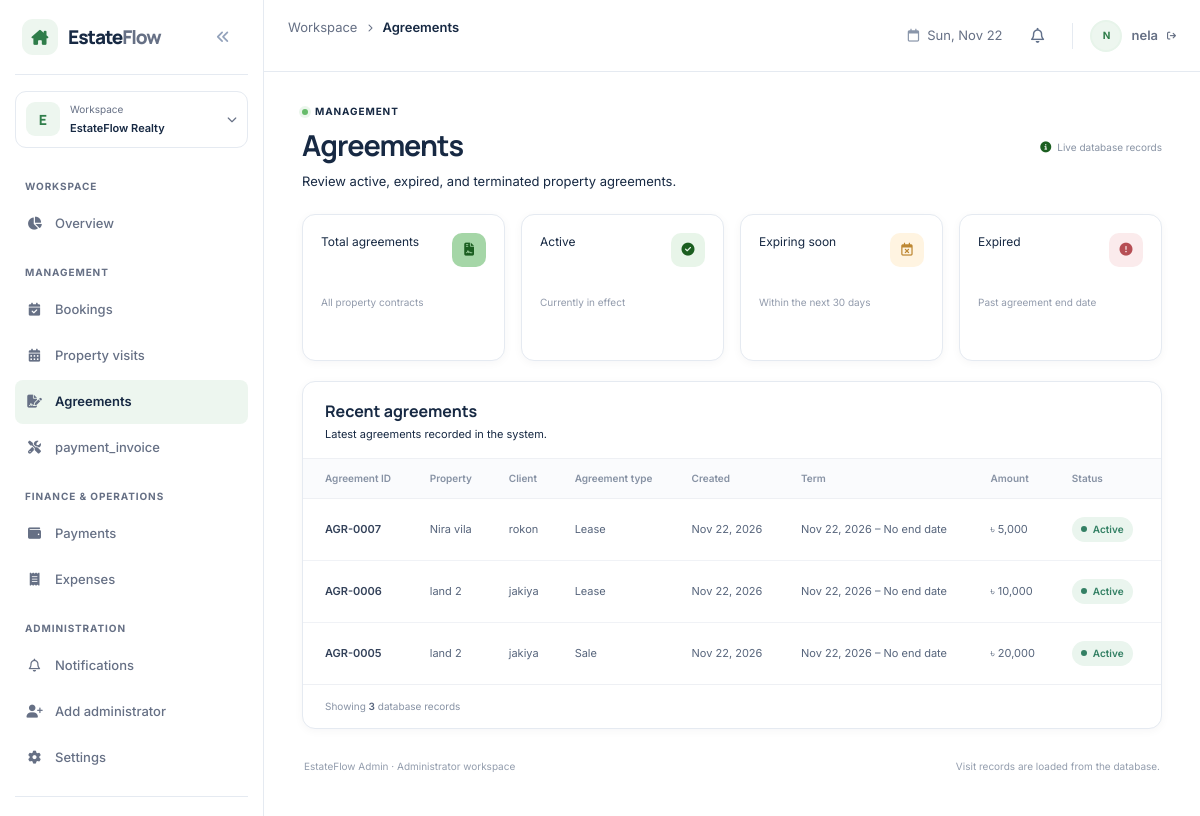
/backend/admin/agreements.php (signed in), run on the app's committed database.
### tables this page shows
CREATE TABLE `agreements` (
  `agreement_id` bigint UNSIGNED NOT NULL,
  `booking_id` bigint UNSIGNED NOT NULL,
  `property_id` bigint UNSIGNED NOT NULL,
  `customer_id` bigint UNSIGNED NOT NULL,
  `agreement_type` enum('rent','sale') NOT NULL,
  `start_date` date NOT NULL,
  `end_date` date DEFAULT NULL,
  `amount` decimal(12,2) NOT NULL,
  `document_path` varchar(255) DEFAULT NULL,
  `status` enum('active','expired','terminated') NOT NULL DEFAULT 'active',
  `created_at` datetime NOT NULL DEFAULT CURRENT_TIMESTAMP
);

CREATE TABLE `properties` (
  `property_id` bigint UNSIGNED NOT NULL,
  `owner_id` bigint UNSIGNED NOT NULL,
  `title` varchar(100) NOT NULL,
  `property_type` enum('flat','land','commercial') NOT NULL,
  `address` varchar(255) NOT NULL,
  `area_sqft` decimal(10,2) DEFAULT NULL,
  `price` decimal(12,2) DEFAULT NULL,
  `monthly_rent` decimal(12,2) DEFAULT NULL,
  `flat_details` varchar(100) NOT NULL,
  `status` enum('available','sold','rented') NOT NULL DEFAULT 'available',
  `description` text,
  `created_at` datetime NOT NULL DEFAULT CURRENT_TIMESTAMP,
  `imagas` varchar(100) NOT NULL
);

CREATE TABLE `users` (
  `user_id` bigint UNSIGNED NOT NULL,
  `name` varchar(100) NOT NULL,
  `email` varchar(100) NOT NULL,
  `password_hash` varchar(255) NOT NULL,
  `phone` varchar(20) DEFAULT NULL,
  `status` enum('active','inactive') NOT NULL DEFAULT 'active',
  `created_at` datetime NOT NULL DEFAULT CURRENT_TIMESTAMP,
  `role` enum('admin','customer','agent','owner') NOT NULL
);

### backend/admin/agreements.php (called while the page is built)
<?php
include_once __DIR__ . '/dbconfig.php';
function agreementTaka($amount) {
  return '৳ ' . number_format((float)$amount);
}
$totalAgreements = $activeAgreements = $expiredAgreements = $expiringAgreements = 0;
$statsResult = $conn->query("SELECT COUNT(*) AS total,
                                    COALESCE(SUM(status = 'active'), 0) AS active_count,
                                    COALESCE(SUM(status = 'expired'), 0) AS expired_count,
                                    COALESCE(SUM(status = 'active' AND end_date IS NOT NULL
                                      AND end_date BETWEEN CURDATE() AND DATE_ADD(CURDATE(), INTERVAL 30 DAY)), 0) AS expiring_count
                             FROM agreements");
if ($statsResult && ($stats = $statsResult->fetch_assoc())) {
  $totalAgreements = (int)$stats['total'];
  $activeAgreements = (int)$stats['active_count'];
  $expiredAgreements = (int)$stats['expired_count'];
  $expiringAgreements = (int)$stats['expiring_count'];
}
$rows = [];
$agreementsResult = $conn->query("SELECT a.agreement_id, a.property_id, a.customer_id, a.agreement_type, a.start_date,
                                         a.end_date, a.amount, a.status, a.created_at,
                                         p.title AS property_title, u.name AS customer_name
                                  FROM agreements a
                                  LEFT JOIN properties p ON p.property_id = a.property_id
                                  LEFT JOIN customers c ON c.customer_id = a.customer_id
                                  LEFT JOIN users u ON u.user_id = c.user_id
                                  ORDER BY a.created_at DESC, a.agreement_id DESC
                                  LIMIT 50");
while ($agreement = $agreementsResult->fetch_assoc()) {
  $rows[] = [
    'id' => 'AGR-' . str_pad($agreement['agreement_id'], 4, '0', STR_PAD_LEFT),
    'property' => $agreement['property_title'] ?: 'Property #' . (int)$agreement['property_id'],
    'client' => $agreement['customer_name'] ?: 'Customer #' . (int)$agreement['customer_id'],
    'type' => $agreement['agreement_type'] === 'rent' ? 'Lease' : ucfirst($agreement['agreement_type']),
    'date' => date('M d, Y', strtotime($agreement['created_at'])),
    'term' => date('M d, Y', strtotime($agreement['start_date'])) . ' – ' .
      ($agreement['end_date'] ? date('M d, Y', strtotime($agreement['end_date'])) : 'No end date'),
    'amount' => agreementTaka($agreement['amount']),
    'status' => ucfirst($agreement['status']),
  ];
}
$managementPage = [
  'title' => 'Agreements',
  'category' => 'Management',
  'description' => 'Review active, expired, and terminated property agreements.',
  'stats' => [
    ['label' => 'Total agreements', 'value' => (string)$totalAgreements, 'note' => 'All property contracts', 'icon' => 'fa-solid fa-file-contract', 'color' => 'stat-blue'],
    ['label' => 'Active', 'value' => (string)$activeAgreements, 'note' => 'Currently in effect', 'icon' => 'fa-solid fa-circle-check', 'color' => 'stat-green'],
    ['label' => 'Expiring soon', 'value' => (string)$expiringAgreements, 'note' => 'Within the next 30 days', 'icon' => 'fa-regular fa-calendar-xmark', 'color' => 'stat-amber'],
    ['label' => 'Expired', 'value' => (string)$expiredAgreements, 'note' => 'Past agreement end date', 'icon' => 'fa-solid fa-circle-exclamation', 'color' => 'stat-red'],
  ],
  'listTitle' => 'Recent agreements',
  'listDescription' => 'Latest agreements recorded in the system.',
  'columns' => [
    ['label' => 'Agreement ID', 'key' => 'id'],
    ['label' => 'Property', 'key' => 'property'],
    ['label' => 'Client', 'key' => 'client'],
    ['label' => 'Agreement type', 'key' => 'type'],
    ['label' => 'Created', 'key' => 'date'],
    ['label' => 'Term', 'key' => 'term'],
    ['label' => 'Amount', 'key' => 'amount'],
    ['label' => 'Status', 'key' => 'status', 'type' => 'status'],
  ],
  'liveData' => true,
  'emptyMessage' => 'No agreements have been recorded.',
  'rows' => $rows,
];
require __DIR__ . '/_management_page.php';

### backend/admin/_management_page.php (the view, shortened to what this page needs)
<?php
$isLiveData = !empty($managementPage['liveData']);
$escape = static function ($value) {
  return htmlspecialchars((string) $value, ENT_QUOTES, 'UTF-8');
};
$statusClasses = [
  'Active' => 'success',
  'Confirmed' => 'success',
  'Paid' => 'success',
  'Completed' => 'success',
  'Delivered' => 'success',
  'Approved' => 'success',
  'Pending' => 'pending',
  'In progress' => 'pending',
  'Scheduled' => 'pending',
  'Draft' => 'neutral',
  'Read' => 'neutral',
  'Review' => 'pending',
  'Overdue' => 'danger',
  'Expired' => 'danger',
  'Terminated' => 'danger',
  'Cancelled' => 'danger',
  'Inactive' => 'danger',
  'Unread' => 'info',
  'New' => 'info',
];
?>
<!doctype html>
<html lang="en">
<head>
  <link href="https://cdnjs.cloudflare.com/ajax/libs/font-awesome/6.5.2/css/all.min.css" rel="stylesheet">
  <link href="https://cdn.jsdelivr.net/npm/bootstrap@5.3.3/dist/css/bootstrap.min.css" rel="stylesheet">
  <link rel="stylesheet" href="../shared/assets/css/global.css">
  <link rel="stylesheet" href="assets/css/admin/dashboard.css">
  <link rel="stylesheet" href="assets/css/admin/management.css">
  <link rel="stylesheet" href="../shared/assets/css/palette.css">
</head>
<body class="admin-dashboard">
  <div class="admin-layout" id="admin-layout">
    <?php include __DIR__ . '/../shared/partials/admin_leftber.php'; ?>
    <div class="main-shell">
      <?php include __DIR__ . '/../shared/partials/header.php'; ?>
      <main class="dashboard-main" id="main-content">
        <section class="page-heading management-heading" aria-labelledby="management-title">
          <div>
            <p class="page-eyebrow"><span class="live-dot"></span> <?= $escape($managementPage['category']) ?></p>
            <h1 id="management-title"><?= $escape($managementPage['title']) ?></h1>
            <p class="page-subtitle"><?= $escape($managementPage['description']) ?></p>
          </div>
          <span class="sample-label"><i class="fa-solid fa-circle-info" aria-hidden="true"></i> <?= $isLiveData ? 'Live database records' : 'Sample data preview' ?></span>
        </section>
        <section class="row g-3 management-stats" aria-label="<?= $escape($managementPage['title']) ?> summary">
          <?php foreach ($managementPage['stats'] as $stat) { ?>
            <div class="col-12 col-sm-6 col-xl-3">
              <article class="management-stat-card">
                <span class="management-stat-icon <?= $escape($stat['color']) ?>"><i class="<?= $escape($stat['icon']) ?>" aria-hidden="true"></i></span>
                <p><?= $escape($stat['label']) ?></p>
                <strong><?= $escape($stat['value']) ?></strong>
                <small><?= $escape($stat['note']) ?></small>
              </article>
            </div>
          <?php } ?>
        </section>
        <?php if (($managementPage['kind'] ?? '') === 'settings') { ?>
          <section class="management-panel settings-panel" aria-labelledby="settings-panel-title">
            <div class="management-panel-heading">
              <div>
                <h2 id="settings-panel-title">Workspace preferences</h2>
                <p>Review the current workspace defaults.</p>
              </div>
              <button class="btn btn-primary management-action" type="button" disabled>Save changes</button>
            </div>
            <div class="settings-grid">
              <?php foreach ($managementPage['settings'] as $setting) { ?>
                <article class="setting-card">
                  <div>
                    <h3><?= $escape($setting['title']) ?></h3>
                    <p><?= $escape($setting['description']) ?></p>
                  </div>
                  <?php if ($setting['control'] === 'toggle') { ?>
                    <span class="setting-toggle is-on" aria-label="<?= $escape($setting['value']) ?>"><span></span></span>
                  <?php } else { ?>
                    <span class="setting-value"><?= $escape($setting['value']) ?></span>
                  <?php } ?>
                </article>
              <?php } ?>
            </div>
            <p class="management-note"><i class="fa-solid fa-circle-info" aria-hidden="true"></i> Settings are shown as a UI preview and are not saved.</p>
          </section>
        <?php } else { ?>
          <section class="management-panel" aria-labelledby="management-list-title">
            <div class="management-panel-heading">
              <div>
                <h2 id="management-list-title"><?= $escape($managementPage['listTitle']) ?></h2>
                <p><?= $escape($managementPage['listDescription']) ?></p>
              </div>
            </div>
            <div class="table-responsive">
              <table class="table management-table align-middle mb-0">
                <thead>
                  <tr>
                    <?php foreach ($managementPage['columns'] as $column) { ?>
                      <th scope="col"><?= $escape($column['label']) ?></th>
                    <?php } ?>
                  </tr>
                </thead>
                <tbody>
                  <?php foreach ($managementPage['rows'] as $row) { ?>
                    <tr>
                      <?php foreach ($managementPage['columns'] as $column) {
                        $cell = $row[$column['key']];
                        ?>
                        <td>
                          <?php if (($column['type'] ?? '') === 'status') {
                            $statusClass = $statusClasses[$cell] ?? 'neutral';
                            ?>
                            <span class="management-status status-<?= $escape($statusClass) ?>"><span></span><?= $escape($cell) ?></span>
                          <?php } elseif (($column['type'] ?? '') === 'raw') { ?>
                            <?= $cell ?>
                          <?php } else { ?>
                            <?= $escape($cell) ?>
                          <?php } ?>
                        </td>
                      <?php } ?>
                    </tr>
                  <?php } ?>
                </tbody>
              </table>
            </div>
            <div class="management-table-footer">
              <span>
                <?php if ($isLiveData) { ?>
                  Showing <strong><?= $escape(count($managementPage['rows'])) ?></strong> database records
                <?php } else { ?>
                  Showing <strong>1–<?= $escape(count($managementPage['rows'])) ?></strong> sample records
                <?php } ?>
              </span>
            </div>
          </section>
        <?php } ?>
        <footer class="management-footer">
          <span>EstateFlow Admin <span aria-hidden="true">·</span> Administrator workspace</span>
          <span><?= $isLiveData ? 'Visit records are loaded from the database.' : 'All information on this page is sample preview content.' ?></span>
        </footer>
      </main>
    </div>
  </div>
</body>
</html>

### backend/shared/assets/css/global.css (style rules this page uses)
:root { color-scheme: light; --ef-cream: #ffffff; --ef-cream-alt: #f8fafc; --ef-green-soft: #e7f4ea; --ef-green: #2f7d4a; --ef-accent: #2f7d4a; --ef-navy-950: #ffffff; --ef-navy-900: #ffffff; --ef-navy-800: #26364d; --ef-blue-700: #2f7d4a; --ef-blue-100: #e7f4ea; --ef-teal-700: #2f7d4a; --ef-teal-100: #e7f4ea; --ef-amber-700: #a76b13; --ef-amber-100: #fff3da; --ef-red-700: #b64e54; --ef-red-100: #fbebec; --ef-green-700: #2f7d4a; --ef-green-100: #e7f4ea; --ef-ink: #172943; --ef-muted: #667085; --ef-border: #e5eaf1; --ef-surface: #ffffff; --ef-page: #ffffff; --ef-sidebar-width: 264px; --ef-sidebar-collapsed-width: 78px; --ef-font-body: "Inter", "Segoe UI", Arial, sans-serif; --ef-font-heading: "Manrope", "Segoe UI", Arial, sans-serif; --ef-radius-sm: 8px; --ef-radius-md: 13px; --ef-radius-lg: 18px; --ef-shadow-card: 0 2px 12px rgb(27 94 32 / 4%); }
*, *::before, *::after { box-sizing: border-box; }
html { min-width: 320px; scroll-behavior: smooth; }
body { min-width: 320px; margin: 0; color: var(--ef-ink); background: var(--ef-page); font-family: var(--ef-font-body); font-size: 14px; -webkit-font-smoothing: antialiased; text-rendering: optimizeLegibility; }

### backend/admin/assets/css/admin/dashboard.css (style rules this page uses)
.admin-dashboard { --admin-shadow: 0 2px 10px rgb(22 37 63 / 4%); }
.admin-layout { min-height: 100vh; }
.main-shell { min-height: 100vh; margin-left: var(--ef-sidebar-width); transition: margin-left 220ms ease; }
.dashboard-main { width: min(100%, 1500px); margin-inline: auto; padding: 29px 36px 20px; }
.page-heading { display: flex; align-items: end; justify-content: space-between; gap: 24px; margin: 0 0 22px; }
.page-eyebrow { display: flex; align-items: center; gap: 7px; margin: 0 0 9px; color: var(--ef-blue-700); font-size: 10px; font-weight: 700; letter-spacing: .09em; text-transform: uppercase; }
.live-dot { width: 6px; height: 6px; border-radius: 50%; background: #66bb6a; box-shadow: 0 0 0 3px rgb(102 187 106 / 13%); }
.page-heading h1 { margin: 0; color: var(--ef-navy-950); font-family: var(--ef-font-heading); font-size: clamp(24px, 2.5vw, 31px); font-weight: 700; letter-spacing: -.055em; line-height: 1.2; }
.page-subtitle { margin: 8px 0 0; color: var(--ef-muted); font-size: 12px; }
.sample-label { display: inline-flex; align-items: center; gap: 6px; color: #8893a4; font-size: 10px; white-space: nowrap; }
.sample-label i { color: #1b5e20; font-size: 11px; }
@media (max-width: 1200px) { .topbar, .dashboard-main { padding-right: 24px; padding-left: 24px; } }
.admin-dashboard { background: #f3f6fa; }
.admin-dashboard .dashboard-main { padding: 32px 38px 30px; }
.admin-dashboard .page-heading h1 { font-size: clamp(24px, 2.4vw, 30px); letter-spacing: -.035em; }
.admin-dashboard .page-subtitle { font-size: 13px; line-height: 1.65; }

### backend/shared/assets/css/palette.css (style rules this page uses)
:root { color-scheme: light; --ef-cream: #ffffff; --ef-cream-alt: #f8fafc; --ef-green-soft: #e7f4ea; --ef-green: #2f7d4a; --ef-accent: #2f7d4a; --ef-ink: #172943; --ef-muted: #667085; --ef-border: #e5eaf1; --ef-surface: #ffffff; --ef-page: #ffffff; --ef-blue-700: #2f7d4a; --ef-blue-100: #e7f4ea; --ef-teal-700: #2f7d4a; --ef-teal-100: #e7f4ea; --ef-navy-950: #ffffff; --ef-navy-900: #ffffff; --ef-navy-800: #26364d; }
.admin-dashboard { color: var(--ef-ink); background: var(--ef-page); }
.admin-dashboard .dashboard-main { background: var(--ef-page); }
.admin-dashboard, .owner-layout, .owner-dashboard, .agent-dashboard { color: var(--ef-ink); font-family: "Inter", "Segoe UI", Arial, sans-serif; }
.admin-dashboard h1, .admin-dashboard h2, .admin-dashboard h3, .admin-dashboard h4, .owner-dashboard h1, .owner-dashboard h2, .owner-dashboard h3, .owner-dashboard h4 { color: var(--ef-ink); font-family: "Manrope", "Segoe UI", Arial, sans-serif; }
.admin-dashboard p, .owner-dashboard p { color: inherit; }
.owner-main-shell, .owner-dashboard, .owner-layout, .admin-dashboard, .admin-layout { background: #ffffff; }

### data on the page
agreements: cell "AGR-0007", property.title "Nira vila", users.name "rokon", cell "Lease", cell "Nov 22, 2026", cell "Nov 22, 2026 – No end date", cell "৳ 5,000", cell "Active"

### other printed values
$adminPageTitle "Agreements"
$adminInitial "N"
$adminName "nela"
$escape($managementPage['category']) "MANAGEMENT"
$escape($managementPage['title']) "Agreements"
$escape($managementPage['description']) "Review active, expired, and terminated property agreements."
$escape($stat['label']) "Total agreements"
$escape($stat['note']) "All property contracts"
$escape($stat['label']) "Active"
$escape($stat['note']) "Currently in effect"
$escape($stat['label']) "Expiring soon"
$escape($stat['note']) "Within the next 30 days"
$escape($stat['label']) "Expired"
$escape($stat['note']) "Past agreement end date"
$escape($managementPage['listTitle']) "Recent agreements"
